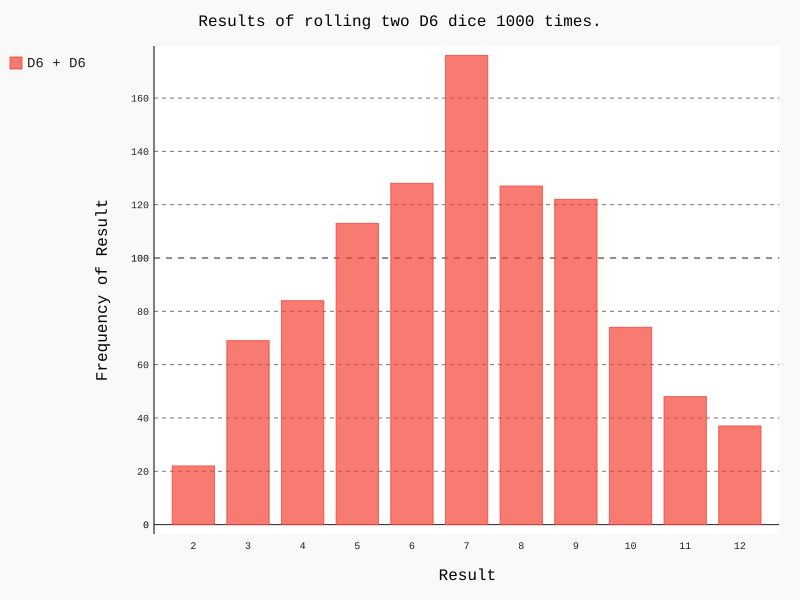

Recreate this plot in Python.
import pygal
from die import Die

# 创建两个 D6 dice.
die_1 = Die()
die_2 = Die()

# 掷几次骰子，将结果存储在一个列表
results = []
for roll_num in range(1000):
    result = die_1.roll() + die_2.roll()
    results.append(result)
    
# 分析结果
frequencies = []
max_result = die_1.num_sides + die_2.num_sides
for value in range(2, max_result + 1):
    frequency = results.count(value)
    frequencies.append(frequency)
    
# 结果可视化
hist = pygal.Bar()

hist.title = "Results of rolling two D6 dice 1000 times."
hist.x_labels = ['2', '3', '4', '5', '6', '7', '8', '9', '10', '11', '12']
hist.x_title = "Result"
hist.y_title = "Frequency of Result"

hist.add('D6 + D6', frequencies)
hist.render_to_file('dice_visual.svg')
